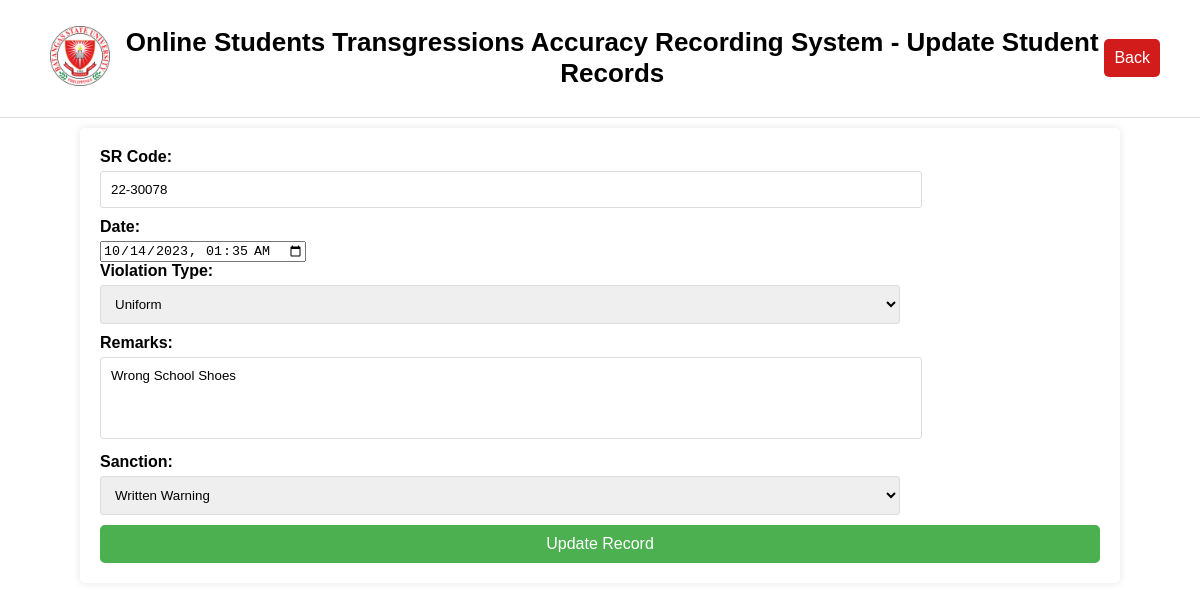
The page /O-Stars/O-Stars_Admin/edit.php?id=4 on the database its author committed.
### tables this page shows
CREATE TABLE IF NOT EXISTS `tbviolation` (
  `violationID` int NOT NULL AUTO_INCREMENT,
  `srCode` varchar(10) DEFAULT NULL,
  `date` timestamp NULL DEFAULT NULL,
  `violationtype` varchar(255) DEFAULT NULL,
  `remarks` varchar(255) DEFAULT NULL,
  `sanction` varchar(255) DEFAULT NULL,
  PRIMARY KEY (`violationID`)
);

### O-Stars/O-Stars_Admin/edit.php (the view, shortened to what this page needs)
<?php
include 'db_connect.php';
function sanitize($input) {
    return htmlspecialchars(strip_tags($input));
}
if (isset($_GET['id'])) {
    $edit_id = sanitize($_GET['id']);
    $edit_sql = $conn->prepare("SELECT * FROM tbviolation WHERE violationID = ?");
    $edit_sql->bind_param("i", $edit_id);
    $edit_sql->execute();
    $result = $edit_sql->get_result();
    if ($result->num_rows > 0) {
        $row = $result->fetch_assoc();
        $srCode = $row["srCode"];
        $date = $row["date"];
        $violationtype = $row["violationtype"];
        $remarks = $row["remarks"];
        $sanction = $row["sanction"];
        ?>
<!DOCTYPE html>
<html lang="en">
<head>
</head>
<body>
<div class="header">
                <div class="logo">
                    <img src="logo1.png" alt="Logo">
                </div>
                <div class="title">
                    <h1>Online Students Transgressions Accuracy Recording System - Update Student Records</h1>
                </div>
                <div class="back">
                <form action="update.php" method="post">
                <button type="submit">Back</button>
                </form>
                </div>
            </div>
<div class="edit-form">
        <form action="update.php" method="post">
            <label for="srCode">SR Code:</label>
            <input type="text" id="srCode" name="srCode" value="<?php echo $srCode; ?>" required><br>
            <label for="date">Date:</label>
            <input type="datetime-local" id="date" name="date" value="<?php echo $date; ?>" required><br>
            <label for="violationtype">Violation Type:</label>
            <select id="violationtype" name="violationtype" required>
                <option value="Uniform" <?php echo ($violationtype === 'Uniform') ? 'selected' : ''; ?>>Uniform</option>
            </select><br>
            <label for="remarks">Remarks:</label>
            <textarea id="remarks" name="remarks" rows="4" cols="50" required><?php echo $remarks; ?></textarea><br>
            <label for="sanction">Sanction:</label>
            <select id="sanction" name="sanction" required>
                <option value="Written Warning" <?php echo ($sanction === 'Written Warning') ? 'selected' : ''; ?>>Written Warning</option>
            </select><br>
            <div class = "update">
            <button type="submit">Update Record</button>
            </div>
        </form>
    </div>
</body>
</html>
<?php
    } else {
        echo "Record not found.";
    }
} else {
    echo "Invalid request.";
}
?>

### O-Stars/O-Stars_Admin/edit.php (style rules this page uses)
body { margin: 0; font-family: Arial, sans-serif; display: grid; grid-template-rows: auto auto 1fr; gap: 10px; background-image: url('bsu.jpg'); background-size: cover; background-repeat: no-repeat; background-attachment: fixed; }
.header { background-color: #ffffff; display: flex; justify-content: space-between; align-items: center; padding: 10px 40px; border-bottom: 1px solid #ddd; z-index: 1000; }
.logo img { height: 60px; width: 60px; padding: 10px; }
.title { flex-grow: 1; text-align: center; font-size: small; }
.back button { padding: 10px; background-color: #d21b1b; color: white; border: none; border-radius: 5px; cursor: pointer; font-size: 16px; }
.edit-form { max-width: 1000px; margin: 0 auto; background-color: #ffffff; padding: 20px; border-radius: 5px; box-shadow: 0px 0px 8px 0px rgba(0,0,0,0.1); }
.edit-form { width: 100%; }
label { font-weight: bold; display: block; margin-bottom: 5px; }
input[type="text"], select, textarea { width: 80%; padding: 10px; font-family: Arial, sans-serif; margin-bottom: 10px; border: 1px solid #ddd; border-radius: 3px; outline: none; }
textarea { resize: none; }
.update button { width: 100%; padding: 10px; background-color: #4CAF50; color: white; border: none; border-radius: 5px; cursor: pointer; font-size: 16px; }

### rows shown on the page
tbviolation: srCode "22-30078", date "10/14/2023 01:35", violationtype "Uniform", remarks "Wrong School Shoes", sanction "Written Warning"
